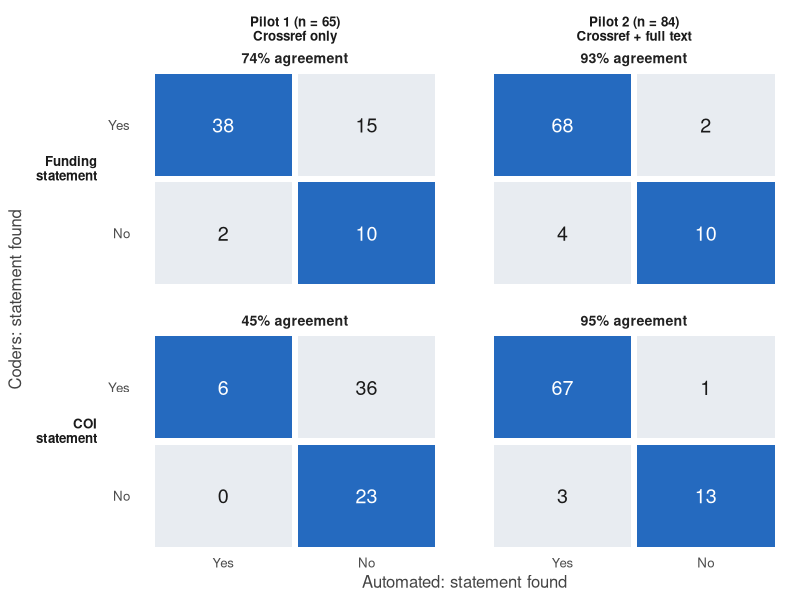
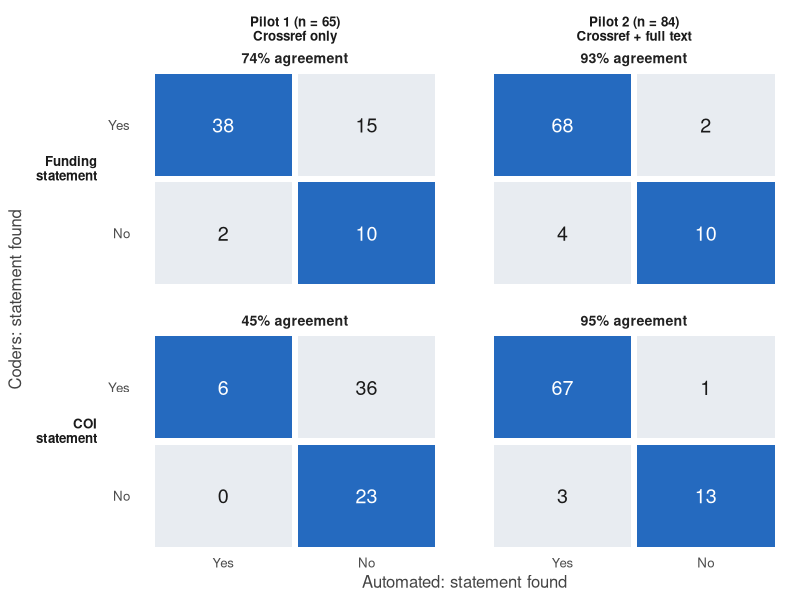

Generate these figures, in order, with R:
# Confusion-matrix figure: coders vs automated extraction of funding and COI
# statements in the two pilot rounds (manuscript figure).
#
# Pilot 2 counts are read from data/pilot2_auto_vs_manual_counts.csv
# (written by validation/pilot2_auto_vs_manual.R: Crossref metadata or TEI
# extraction vs coders, 84 articles reporting a pilot).
# Pilot 1 counts are the Crossref-only comparison reported in the manuscript
# (65 articles reporting a pilot); they predate the TEI pipeline and have no
# output file, so they are entered here.
#
# Run from the repo root:  Rscript validation/plot_pilot_confusion.R
# Writes docs/figures/pilot_extraction_confusion.{png,pdf}

suppressMessages({
  library(ggplot2)
  library(dplyr)
  library(readr)
})

yn <- function(x) ifelse(x, "Yes", "No")

pilot1 <- tribble(
  ~outcome,  ~manual, ~auto, ~n,
  "funding", TRUE,  TRUE,  38,
  "funding", TRUE,  FALSE, 15,
  "funding", FALSE, TRUE,   2,
  "funding", FALSE, FALSE, 10,
  "coi",     TRUE,  TRUE,   6,
  "coi",     TRUE,  FALSE, 36,
  "coi",     FALSE, TRUE,   0,
  "coi",     FALSE, FALSE, 23
) |> mutate(pilot = "Pilot 1")

pilot2 <- read_csv("data/pilot2_auto_vs_manual_counts.csv", show_col_types = FALSE) |>
  mutate(pilot = "Pilot 2")

d <- bind_rows(pilot1, pilot2) |>
  group_by(pilot, outcome) |>
  mutate(N = sum(n), agree = sum(n[manual == auto]) / N) |>
  ungroup()

n_lab <- d |> distinct(pilot, N)
pilot_labels <- c(
  `Pilot 1` = sprintf("Pilot 1 (n = %d)\nCrossref only", n_lab$N[n_lab$pilot == "Pilot 1"][1]),
  `Pilot 2` = sprintf("Pilot 2 (n = %d)\nCrossref + full text", n_lab$N[n_lab$pilot == "Pilot 2"][1])
)

d <- d |>
  mutate(
    match  = manual == auto,
    pilot  = factor(pilot_labels[pilot], levels = pilot_labels),
    outcome = factor(outcome, levels = c("funding", "coi"),
                     labels = c("Funding\nstatement", "COI\nstatement")),
    manual = factor(yn(manual), levels = c("No", "Yes")),
    auto   = factor(yn(auto), levels = c("Yes", "No"))
  )

ag <- d |> distinct(pilot, outcome, agree)

p <- ggplot(d, aes(auto, manual)) +
  geom_tile(aes(fill = match), width = 0.96, height = 0.94) +
  geom_text(aes(label = n, colour = match), size = 5) +
  geom_text(data = ag, aes(x = 1.5, y = 2.62, label = sprintf("%.0f%% agreement", 100 * agree)),
            inherit.aes = FALSE, size = 3.6, colour = "#222222", fontface = "bold") +
  scale_fill_manual(values = c(`TRUE` = "#256abf", `FALSE` = "#e8ecf1"), guide = "none") +
  scale_colour_manual(values = c(`TRUE` = "white", `FALSE` = "#1a1a1a"), guide = "none") +
  facet_grid(outcome ~ pilot, switch = "y") +
  scale_y_discrete(expand = expansion(add = c(0.5, 0.7))) +
  labs(x = "Automated: statement found", y = "Coders: statement found") +
  theme_minimal(base_size = 12) +
  theme(
    panel.grid = element_blank(),
    strip.text = element_text(face = "bold"),
    strip.text.y.left = element_text(angle = 0, hjust = 1),
    strip.placement = "outside",
    plot.background = element_rect(fill = "white", colour = NA),
    panel.spacing = unit(1.2, "lines"),
    axis.title = element_text(colour = "#444444")
  )

dir.create("docs/figures", showWarnings = FALSE, recursive = TRUE)
ggsave("docs/figures/pilot_extraction_confusion.png", p, width = 7, height = 5, dpi = 300)
ggsave("docs/figures/pilot_extraction_confusion.pdf", p, width = 7, height = 5)
